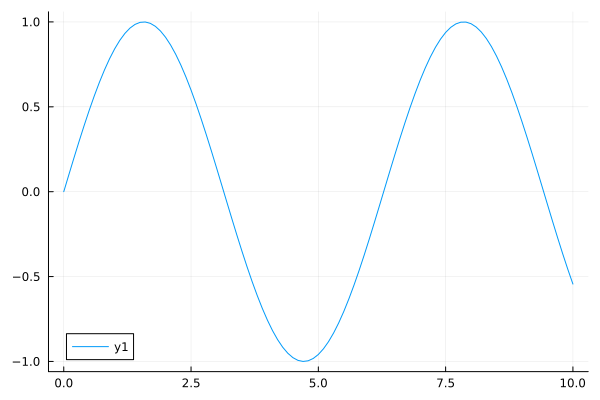

Reproduce this figure in Julia.
using Plots
plot(0:0.1:10, sin)
savefig("./plots.svg")